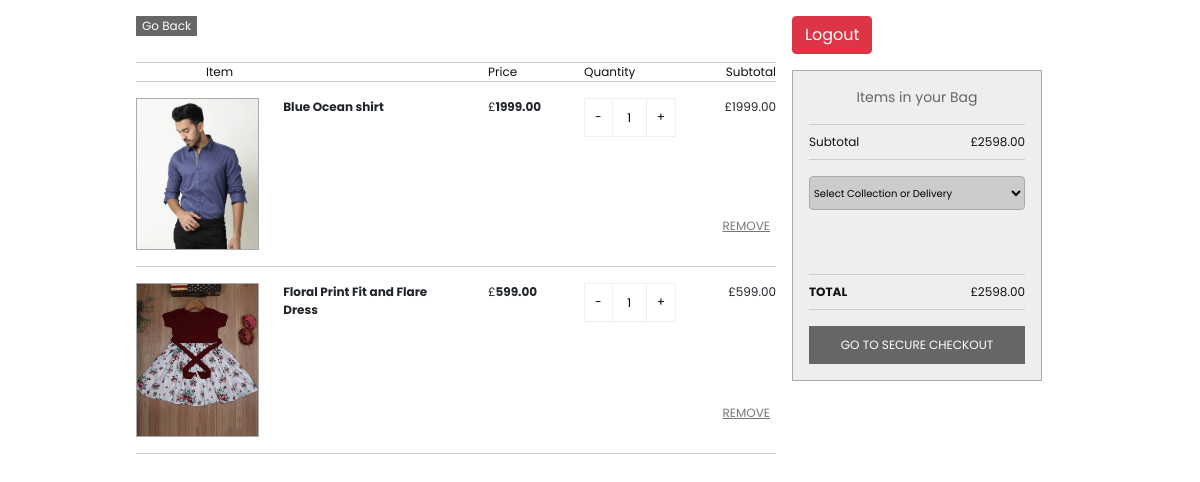
The app's page /cart (signed in) with its own data.
### NewApp/models.py (models this page shows, shortened)
class Cart(models.Model):
    user=models.ForeignKey(User,on_delete=models.CASCADE)
    product=models.ForeignKey(Product,on_delete=models.CASCADE)
    quantity=models.PositiveIntegerField(default=1)
    @property
    def total_price(self):
        return self.quantity * self.product.price

class Product(models.Model):
      title=models.CharField(max_length=150,verbose_name="product title")
      slug=models.SlugField(max_length=150,verbose_name="product slug")
      short_description=models.TextField(verbose_name="short description")
      detail_description=models.TextField(blank="True",null="True", verbose_name='detail description')
      product_image=models.ImageField(upload_to="product",blank="True",null="True",verbose_name="product image")
      price=models.DecimalField(max_digits=8,decimal_places=2)
      category=models.ForeignKey(Category, verbose_name="product category",on_delete=models.CASCADE)
      is_active=models.BooleanField(verbose_name="is active")
      is_featured=models.BooleanField(verbose_name="is featured")

### NewApp/views.py (the view)
# urls.py: path('cart',views.cart,name='cart'),
@login_required
def cart(request):
    user=request.user
    cart_product=Cart.objects.filter(user=user)
    amount=decimal.Decimal(0)
    shipamount=decimal.Decimal(10)
    cp=[p for p in Cart.objects.all() if p.user==user] #list comprehensive to calculate the total amount from the cart
    if cp:
        for x in cp:
            temp=(x.quantity*x.product.price)
            amount +=temp
    context={
        'cart_product':cart_product,
        'amount':amount,
        'shipamount':shipamount,
        'totalamount':amount+shipamount
    }
    return render(request,"cart.html",context)

### templates/cart.html (shortened to what this page needs)
{% load static %}
<html lang="en">
<head>
  <link rel="stylesheet" type="text/css" href="static/css/bootstrap.min.css">
  <link rel="stylesheet" type="text/css" href="static/css/font-awesome.css">
  <link rel="stylesheet" href="static/css/templatemo-hexashop.css">
  <link rel="stylesheet" href="static/css/owl-carousel.css">
  <link rel="stylesheet" href="static/css/lightbox.css">
</head>
<body>
  <main>
    <div class="basket">
      <button onclick="history.back()">Go Back</button>
      <div class="basket-labels">
        <ul>
          <li class="item item-heading">Item</li>
          <li class="price">Price</li>
          <li class="quantity">Quantity</li>
          <li class="subtotal">Subtotal</li>
        </ul>
      </div>
      {% if cart_product %}
      {% for cartp in cart_product %}
      <div class="basket-product">
        <div class="item">
          <div class="product-image">
            <img src="{{cartp.product.product_image.url}}" alt="Placholder Image 2" class="product-frame">
          </div>
          <div class="product-details">
          <strong>   {{cartp.product.title}}</strong>
          </div>
        </div>
        <div class="price"><strong>{{cartp.product.price}}</strong></div>
        <div class="quantity buttons_added">
          <a href="{% url 'minuscart' cartp.id %}"><input type="button" value="-" class="minus"></a>
          <input type="number" step="1" min="1" max="" name="quantity" value="{{cartp.quantity}}" title="Qty" class="input-text qty text" size="4" pattern="" inputmode="">
          <a href="{% url 'pluscart' cartp.id %}"><input type="button" value="+" class="plus"></a>
      </div>
        <div class="subtotal">{{cartp.total_price}}</div>
        <div class="remove">
          <form action="{% url 'remove' cartp.id %}">
          <button type="submit">Remove</button>
          </form>
        </div>
      </div>
      {% endfor %}
      {% endif %}
    </div>
    <aside>
      <a href="{% url 'logout_page' %}">
        <button class="btn btn-danger " type="button">Logout</button>
      </a>
      <br><br><br>
      <div class="summary">
        <div class="summary-total-items"> Items in your Bag</div>
        <div class="summary-subtotal">
          <div class="subtotal-title">Subtotal</div>
          <div class="subtotal-value final-value" id="basket-subtotal">{{amount}}</div>
        </div>
        <div class="summary-delivery">
          <select name="delivery-collection" class="summary-delivery-selection">
              <option value="0" selected="selected">Select Collection or Delivery</option>
          </select>
        </div>
        <div class="summary-total">
          <div class="total-title">Total</div>
          <div class="total-value final-value" id="basket-total">{{amount}}</div>
        </div>
        <div class="summary-checkout">
          <button class="checkout-cta">Go to Secure Checkout</button>
        </div>
      </div>
    </aside>
  </main>
</body>
</html>

### static/css/templatemo-hexashop.css (style rules this page uses)
html, body, div, span, applet, object, iframe, h1, h2, h3, h4, h5, h6, p, blockquote, div pre, a, abbr, acronym, address, big, cite, code, del, dfn, em, font, img, ins, kbd, q, s, samp, small, strike, strong, sub, sup, tt, var, b, u, i, center, dl, dt, dd, ol, ul, li, figure, header, nav, section, article, aside, footer, figcaption { margin: 0; padding: 0; border: 0; outline: 0; }
ul, li { padding: 0; margin: 0; list-style: none; }
header, nav, section, article, aside, footer, hgroup { display: block; }
* { box-sizing: border-box; }
html, body { font-family: 'Poppins', sans-serif; font-weight: 400; background-color: #fff; font-size: 16px; -ms-text-size-adjust: 100%; -webkit-font-smoothing: antialiased; -moz-osx-font-smoothing: grayscale; }
a { text-decoration: none !important; }
ul { margin-bottom: 0px; }
html, body { background: #fff; font-family: 'Poppins', sans-serif; }
.quantity { display: inline-block; }
.quantity .input-text.qty { width: 35px; height: 39px; padding: 0 5px; text-align: center; background-color: transparent; border: 1px solid #efefef; }
.quantity.buttons_added { text-align: left; position: relative; white-space: nowrap; vertical-align: top; }
.quantity.buttons_added input { display: inline-block; margin: 0; vertical-align: top; box-shadow: none; }
.quantity.buttons_added .minus, .quantity.buttons_added .plus { padding: 7px 10px 8px; height: 39px; background-color: #ffffff; border: 1px solid #efefef; cursor:pointer; }
.quantity.buttons_added .minus { border-right: 0; }
.quantity.buttons_added .plus { border-left: 0; }

### records on screen
Cart: product.product_image (picture), product "Blue Ocean shirt", product.price "1999.00", quantity "1", total_price "1999.00"
Cart: product.product_image (picture), product "Floral Print Fit and Flare Dress", product.price "599.00", quantity "1", total_price "599.00"

### other values on screen
{{ amount }} "2598.00"
